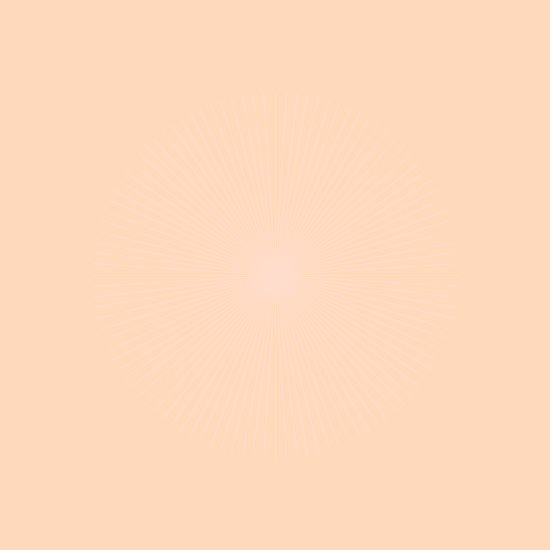
Frame 1 (no input)
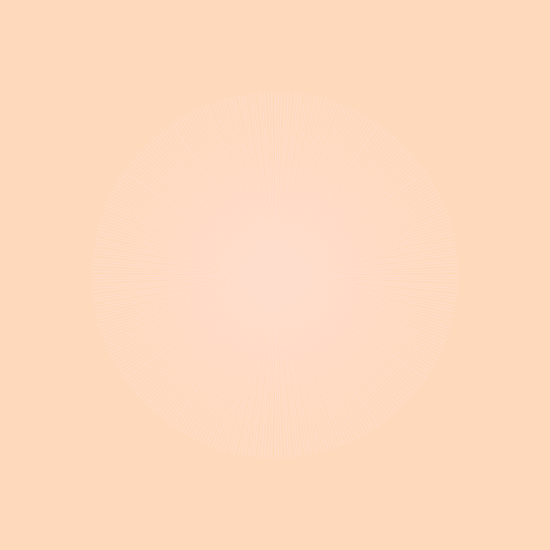
Frame 60 (the mouse pressed at the canvas centre just before this capture)
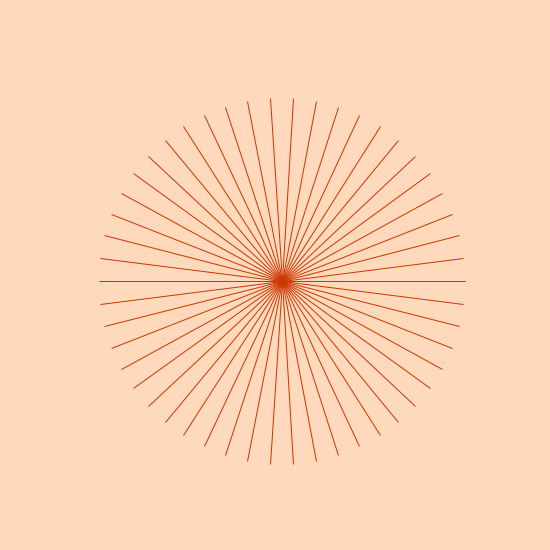
Frame 120 (the mouse held since frame 60 and released just before this capture)

The Processing sketch that drew these frames (run headless with seeded random() and noise(); from frame 60 on, the mouse is pressed at the canvas centre):

// Processing sketch: processing_103470
// ── processing_103470.pde


void setup(){
  size(550, 550);
  cursor(HAND);
  colorMode(HSB, 360,100,100);
  smooth();
  strokeCap(SQUARE);
  noFill();
  strokeWeight(1);
}
int speed = 4;
int fps = 60;
int strokesMin = 40;
int strokesMax = 400;
int strokes = 100;
int naehe = 100;

void draw(){
 
  background(26,26,100);
  
  naehe = (int) dist(mouseX, mouseY, width/2, height/2);
  
  
  stroke(map(naehe,1,387,16,20),map(naehe,1,387,100,20),map(naehe,1,387,80,100));
  
  fps = (int) map(naehe,1,387,200,10);
  frameRate(fps); 
  
  if (naehe > 180) {
    strokesMax = 600;
      translate(width/2,height/2);
  }
  else if (naehe > 140) {
    strokesMax = 450;
      translate(width/2,height/2);
  }
  else if (naehe > 100) {
    strokesMax = 300;
      translate(width/2,height/2);
  }
  else if (naehe > 60) {
    strokesMax = 250;
      translate(width/2+random(1),height/2+random(1));
  }
  else if (naehe > 30) {
    strokesMax = 150;
      translate(width/2+random(5),height/2+random(5));
  }
  else { 
    strokesMax = 50;
      translate(width/2+random(10),height/2+random(10));
  }

//  println(fps);
  
  if (strokes > strokesMax) strokes = strokesMax;
  
  if (strokes >= strokesMax || strokes <= strokesMin) { speed *= -1; }
 
  strokes += speed;
  

  int circleResolution = strokes;
  float radius = width/3;
  float angle = TWO_PI/circleResolution;  

  beginShape();
  for (int i=0; i<=circleResolution; i++){
    float x = cos(angle*i) * radius;
    float y = sin(angle*i) * radius;
    line(0, 0, x, y);
//    vertex(x, y);
  }
  endShape();
  
}
